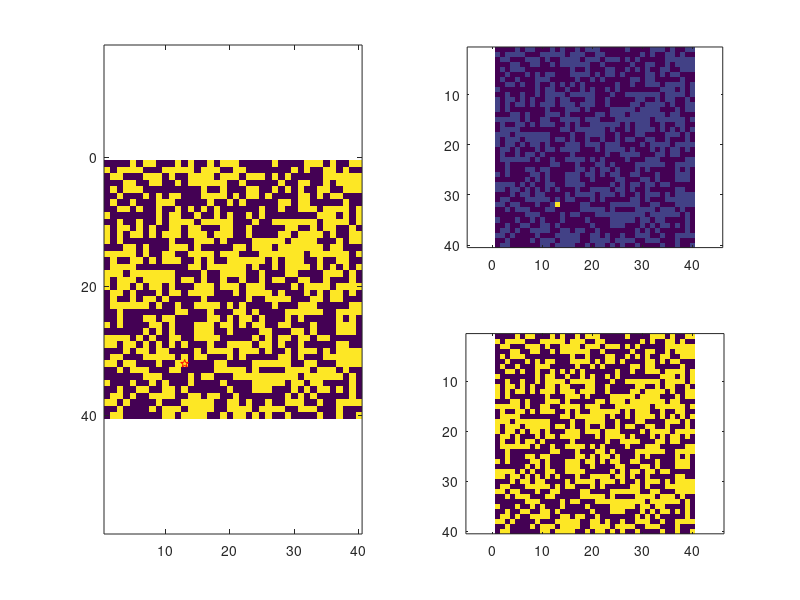

The MATLAB script that drew this image: (Note: this script raises an error after producing the figure.)
clear all; clc; close all; 
N1=40;N2=40;

p=rand(N1,N2);
s=round(p); % 010101 matrix
s_copy=s;

figure(1);
subplot(2,2,[1 3]);
imagesc(s); axis equal;hold on;

% choose a seed site
j=ceil(rand*N1);i=ceil(rand*N2);
% learn its value
v_alue=s(j,i);

visited_added=zeros(2,N1*N2);

% add to the visited_added list
visited_added(1,1)=i;
visited_added(2,1)=j;

index_i=i;
index_j=j;
% visited sites counter
h_its=1;

s_copy(j,i)=5;

figure(1);
subplot(2,2,2)
imagesc(s_copy);axis equal;
subplot(2,2,4)
imagesc(s);axis equal;  

subplot(2,2,[1 3]);                
plot(i,j,'rp');hold on;

next_start=1;
next_end=1;

o_ld=1; n_ew=2;
% good conception...
while o_ld~=n_ew
    s_hift=0;
    
    m_in=1;
    for lc=next_start:next_end
        i=visited_added(1,lc);
        j=visited_added(2,lc);
 
        f=four_pattern_percol(i,j,v_alue,h_its,visited_added,s);
       
        for ff=1:4
            if (f(1,ff)~=0)&&(p(f(1,ff),f(2,ff))<m_in)
                m_in=p(f(1,ff),f(2,ff));
                index_i=f(1,ff);
                index_j=f(2,ff);
            end            
        end
       
        
    end
    
    if m_in~=1
        s_copy(index_j,index_i)=5;
        subplot(2,2,[1 3]);
        plot(index_i,index_j,'ro'); hold on;
        subplot(2,2,4);
        imagesc(s_copy);axis equal;
        title(h_its);drawnow;      
        
        h_its=h_its+1;
        s_hift=s_hift+1;
        
        visited_added(1,h_its)=index_i;
        visited_added(2,h_its)=index_j;                
        
       % next_start=next_end+1;
        next_end=next_end+s_hift;
    end
    %visited_added
    %pause(.5)
    o_ld=n_ew;
    n_ew=sum(visited_added(1,:));
end

%subplot(2,2,[1 3]);
%for i=1:N1
%    for j=1:N2
%    text(i,j, num2str(p(i,j)) );hold on;
%    end
%end